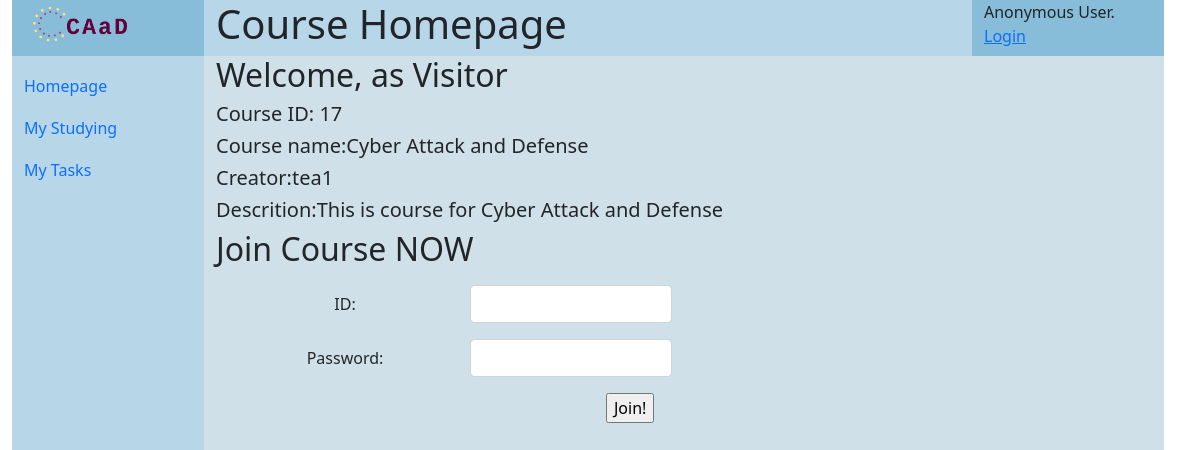
/courses/17, run on the app's committed database.
### courses/models.py (models this page shows, shortened)
class Course(models.Model):
    name = models.CharField('course name', max_length=32)
    password = models.CharField('joining password', max_length=8)
    description = models.CharField('description', max_length=512)
    is_open = models.BooleanField("Is open to all", default=True)
    create_date = models.DateTimeField('date created up', default=now())
    creator = models.ForeignKey(User, on_delete=models.CASCADE)

### courses/views.py (the view)
# urls.py: path('<int:course_id>', views.homepage, name='course_homepage'),
def homepage(request, course_id):
    course = get_object_or_404(Course, pk=course_id)
    user = request.user
    context = {}
    context['title'] = "Course Homepage"
    privilege = CourseMember.get_highest_course_privilege(user.pk, course.pk)
    if course.is_open or privilege != 4:
        context['course'] = course
        if privilege == 4:
            context['role'] = "Visitor"
            form = JoinForm(initial={"id": course_id})
            context['join_form'] = form
        else:
            context['role'] = COURSEMEMBER_TYPE[privilege]
            context['is_member'] = True
    if CourseMember.is_teacher_of(user.pk, course_id):
        context['is_teacher'] = True
    return render(request, "courses/homepage.html", context=context)

### courses/forms.py
class JoinForm(forms.Form):
    id = forms.IntegerField(max_value=65525)
    password = forms.CharField(max_length=8)

### courses/models.py (called while the page is built, shortened)
    @classmethod
    def get_highest_course_privilege(cls, user_id, course_id):
        if user_id == None or course_id == None:
            return 4

    @classmethod
    def is_teacher_of(cls, user_id, course_id):
        return (cls.get_highest_course_privilege(user_id, course_id) < 2)

### templates/courses/homepage.html (shortened to what this page needs)
{% extends "generics/base.html" %}
{% block content %}
{% if course %}
    <h2>Welcome, {{ user.username }} as {{ role }}</h2>
    <div class="container-fluid">
        <div class="basic_info">
            <div class="row">
                <h5>Course ID: {{ course.pk }}</h5>
                <h5>Course name:{{ course.name }}</h5>
                <h5>Creator:{{ course.creator.username }}</h5>
                <h5>Descrition:{{ course.description }}</h5>
            </div>
        </div>
    </div>
    <div class="extend container-fluid">
    {% if is_member %}
    <div class="row mt-3">
        <a href="{% url 'courses:task_list' course.pk %}" class="btn btn-primary col-3">Task list</a>
    </div>
    {% else %}
    <h2>Join Course NOW</h2>
        {% include "courses/includes/join_form.html" %}
    {% endif %}
{% else %}
    <h2>This course is not OPEN for public access.</h2>
    <p>Please contact the course administrator.</p>
{% endif %}
{% endblock content %}

### data on the page
Course: pk "17", name "Cyber Attack and Defense", creator.username "tea1", description "This is course for Cyber Attack and Defense"

### other printed values
{{ role }} "Visitor"
